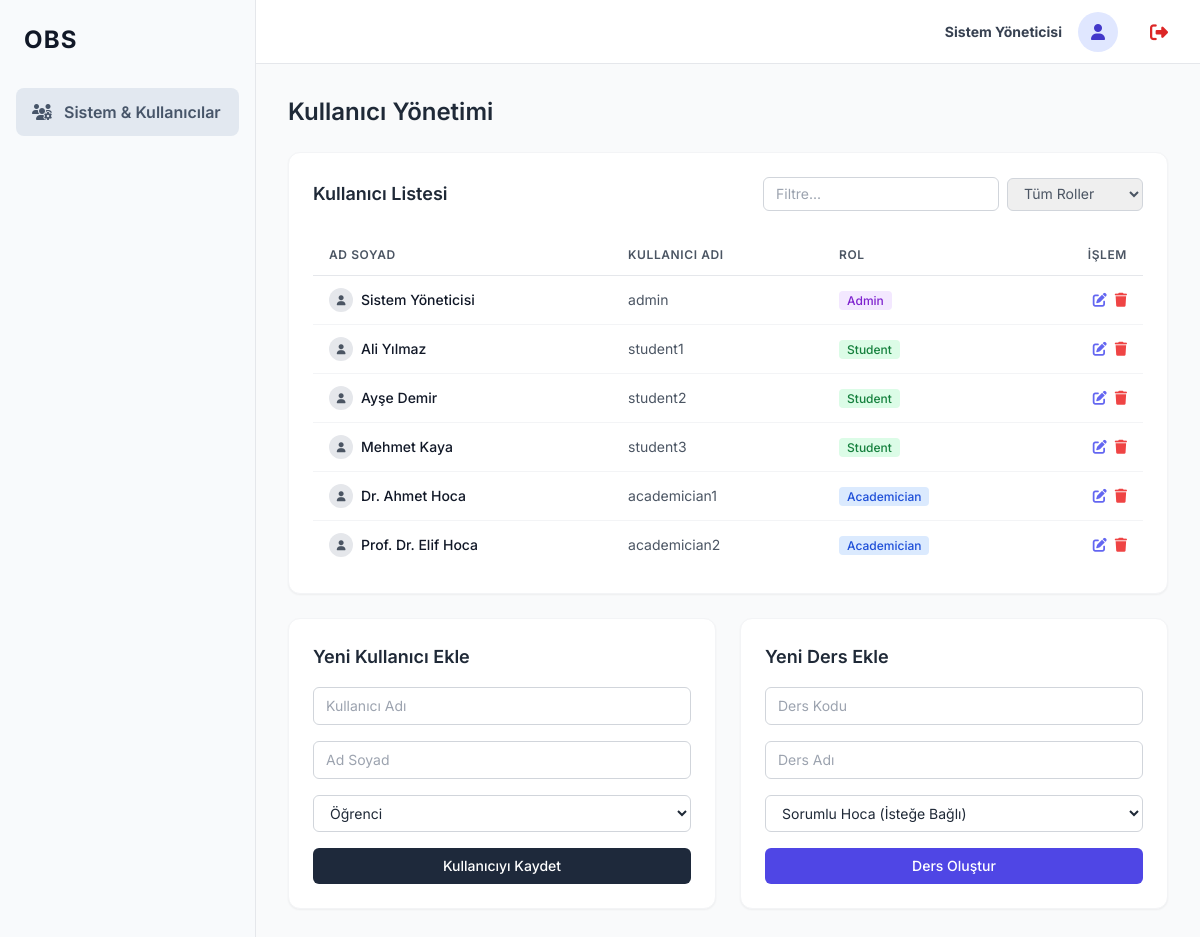
Page /admin_users (signed in) on the committed database.
### models.py (models this page shows)
class User(db.Model, UserMixin):
    __tablename__ = 'user'
    id = db.Column(db.Integer, primary_key=True)
    username = db.Column(db.String(50), unique=True, nullable=False)
    password_hash = db.Column(db.String(255), nullable=False)
    role = db.Column(db.String(20), nullable=False) # 'admin', 'academician', 'student'
    name = db.Column(db.String(100), nullable=False)
    courses_taught = db.relationship('Course', backref='academician', lazy=True)
    enrollments = db.relationship('Enrollment', backref='student', lazy=True)

### app.py (the view)
@app.route('/admin_users')
@login_required
def admin_users():
    if current_user.role != 'admin':
        return "Yetkisiz Erişim", 403
    users = User.query.all()
    academicians = User.query.filter_by(role='academician').all()
    return render_template('admin_users.html', users=users, academicians=academicians)

### app.py (called while the page is built)
@login_manager.user_loader
def load_user(user_id):
    return User.query.get(int(user_id))

### templates/admin_users.html (shortened to what this page needs)
{% extends 'base.html' %}
{% block content %}
<div class="mb-6 flex justify-between items-center">
    <h2 class="text-2xl font-semibold text-gray-800">Kullanıcı Yönetimi</h2>
</div>
<div class="space-y-6">
    <div class="bg-white rounded-xl shadow-sm border border-gray-100 p-6">
        <div class="flex flex-wrap justify-between items-center mb-6 gap-4">
            <h3 class="text-lg font-semibold text-gray-800">Kullanıcı Listesi</h3>
            <div class="flex items-center gap-2">
                <input type="text" placeholder="Filtre..." class="border border-gray-300 rounded-md py-1.5 px-3 text-sm focus:outline-none focus:ring-1 focus:ring-indigo-500">
                <select class="border border-gray-300 rounded-md py-1.5 px-3 text-sm text-gray-600 focus:outline-none focus:ring-1 focus:ring-indigo-500">
                    <option>Tüm Roller</option>
                </select>
            </div>
        </div>
        <div class="overflow-x-auto">
            <table class="w-full text-left border-collapse">
                <thead>
                    <tr class="border-b border-gray-200">
                        <th class="py-3 px-4 text-xs font-semibold text-gray-600 uppercase tracking-wider">Ad Soyad</th>
                        <th class="py-3 px-4 text-xs font-semibold text-gray-600 uppercase tracking-wider">Kullanıcı Adı</th>
                        <th class="py-3 px-4 text-xs font-semibold text-gray-600 uppercase tracking-wider">Rol</th>
                        <th class="py-3 px-4 text-right text-xs font-semibold text-gray-600 uppercase tracking-wider">İşlem</th>
                    </tr>
                </thead>
                <tbody class="divide-y divide-gray-100">
                    {% for user in users %}
                    <tr class="hover:bg-gray-50 transition">
                        <td class="py-3 px-4 text-sm font-medium text-gray-900">
                            <div class="flex items-center gap-2">
                                <div class="w-6 h-6 rounded-full bg-gray-200 flex items-center justify-center text-[10px] text-gray-600"><i class="fa-solid fa-user"></i></div>
                                {{ user.name }}
                            </div>
                        </td>
                        <td class="py-3 px-4 text-sm text-gray-600">{{ user.username }}</td>
                        <td class="py-3 px-4 text-sm text-gray-600">
                            <span class="px-2 py-0.5 rounded text-xs font-medium
                                {% if user.role == 'admin' %}bg-purple-100 text-purple-700
                                {% elif user.role == 'academician' %}bg-blue-100 text-blue-700
                                {% else %}bg-green-100 text-green-700{% endif %}">
                                {{ user.role|capitalize }}
                            </span>
                        </td>
                        <td class="py-3 px-4 text-right text-sm">
                            <div class="flex justify-end gap-2">
                                <button type="button" onclick="openEditModal('{{ user.id }}', '{{ user.username }}', '{{ user.name }}', '{{ user.role }}')" class="text-indigo-500 hover:text-indigo-700 transition" title="Düzenle">
                                    <i class="fa-solid fa-pen-to-square"></i>
                                </button>
                                <form method="POST" action="{{ url_for('delete_user', user_id=user.id) }}" onsubmit="return confirm('Silmek istediğinize emin misiniz?');">
                                    <button type="submit" class="text-red-500 hover:text-red-700 transition" title="Sil">
                                        <i class="fa-solid fa-trash"></i>
                                    </button>
                                </form>
                            </div>
                        </td>
                    </tr>
                    {% endfor %}
                </tbody>
            </table>
        </div>
    </div>
    <div class="grid grid-cols-1 md:grid-cols-2 gap-6">
        <div class="bg-white rounded-xl shadow-sm border border-gray-100 p-6">
            <h3 class="text-lg font-semibold text-gray-800 mb-4">Yeni Kullanıcı Ekle</h3>
            <form method="POST" action="{{ url_for('add_user') }}" class="space-y-4">
                <div>
                    <input type="text" name="username" placeholder="Kullanıcı Adı" required class="w-full border border-gray-300 rounded-md py-2 px-3 text-sm focus:outline-none focus:ring-1 focus:ring-indigo-500">
                </div>
                <div>
                    <input type="text" name="name" placeholder="Ad Soyad" required class="w-full border border-gray-300 rounded-md py-2 px-3 text-sm focus:outline-none focus:ring-1 focus:ring-indigo-500">
                </div>
                <div>
                    <select name="role" class="w-full border border-gray-300 rounded-md py-2 px-3 text-sm bg-white focus:outline-none focus:ring-1 focus:ring-indigo-500">
                        <option value="student">Öğrenci</option>
                    </select>
                </div>
                <button type="submit" class="w-full bg-[#1e293b] text-white rounded-md py-2 text-sm font-medium hover:bg-slate-700 transition">Kullanıcıyı Kaydet</button>
            </form>
        </div>
        <div class="bg-white rounded-xl shadow-sm border border-gray-100 p-6">
            <h3 class="text-lg font-semibold text-gray-800 mb-4">Yeni Ders Ekle</h3>
            <form method="POST" action="{{ url_for('add_course') }}" class="space-y-4">
                <div>
                    <input type="text" name="code" placeholder="Ders Kodu" required class="w-full border border-gray-300 rounded-md py-2 px-3 text-sm focus:outline-none focus:ring-1 focus:ring-indigo-500">
                </div>
                <div>
                    <input type="text" name="name" placeholder="Ders Adı" required class="w-full border border-gray-300 rounded-md py-2 px-3 text-sm focus:outline-none focus:ring-1 focus:ring-indigo-500">
                </div>
                <div>
                    <select name="academician_id" class="w-full border border-gray-300 rounded-md py-2 px-3 text-sm bg-white focus:outline-none focus:ring-1 focus:ring-indigo-500">
                        <option value="">Sorumlu Hoca (İsteğe Bağlı)</option>
                    </select>
                </div>
                <button type="submit" class="w-full bg-indigo-600 text-white rounded-md py-2 text-sm font-medium hover:bg-indigo-700 transition">Ders Oluştur</button>
            </form>
        </div>
    </div>
</div>
{% endblock %}

### templates/base.html (shortened to what this page needs)
<!DOCTYPE html>
<html lang="tr">
<head>
    <script src="https://cdn.tailwindcss.com"></script>
    <link rel="stylesheet" href="https://cdnjs.cloudflare.com/ajax/libs/font-awesome/6.4.0/css/all.min.css">
</head>
<body class="text-gray-800 min-h-screen flex">
    {% if current_user.is_authenticated %}
    <aside class="sidebar w-64 flex-shrink-0 hidden md:flex flex-col min-h-screen">
        <div class="p-6">
            <h1 class="text-2xl font-bold text-gray-900 tracking-wider">OBS</h1>
        </div>
        <nav class="flex-1 px-4 py-2 space-y-1">
            {% if current_user.role == 'student' %}
                <a href="{{ url_for('student_dashboard') }}" class="menu-item {% if request.endpoint == 'student_dashboard' %}active-menu{% endif %}">
                    <i class="fa-solid fa-book w-5 text-center"></i> Derslerim
                </a>
            {% elif current_user.role == 'admin' %}
                <a href="{{ url_for('admin_users') }}" class="menu-item {% if request.endpoint == 'admin_users' %}active-menu{% endif %}">
                    <i class="fa-solid fa-users-gear w-5 text-center"></i> Sistem & Kullanıcılar
                </a>
            {% endif %}
        </nav>
    </aside>
    <div class="flex-1 flex flex-col min-h-screen overflow-hidden">
        <header class="bg-white border-b border-gray-200 h-16 flex items-center justify-between px-6 lg:px-8">
            <div class="flex items-center gap-4">
                <div class="text-sm font-semibold text-gray-700 text-right">
                    <div class="font-bold">{{ current_user.name }}</div>
                </div>
                <div class="h-10 w-10 rounded-full bg-indigo-100 flex items-center justify-center text-indigo-700 font-bold overflow-hidden">
                    <i class="fa-solid fa-user"></i>
                </div>
                <a href="{{ url_for('logout') }}" class="ml-4 text-sm text-red-600 hover:text-red-800 font-medium transition" title="Çıkış Yap">
                    <i class="fa-solid fa-right-from-bracket text-lg"></i>
                </a>
            </div>
        </header>
        <main class="flex-1 overflow-y-auto bg-gray-50 p-6 lg:p-8">
            <div class="max-w-7xl mx-auto">
                {% block content %}{% endblock %}
            </div>
        </main>
    </div>
    {% endif %}
</body>
</html>

### templates/base.html (style rules this page uses)
body { font-family: 'Inter', sans-serif; background-color: #f3f4f6; }
.sidebar { background-color: #f8fafc; border-right: 1px solid #e5e7eb; }
.active-menu { background-color: #e2e8f0; font-weight: 600; color: #1e293b; border-radius: 0.5rem; }
.menu-item { color: #475569; padding: 0.75rem 1rem; border-radius: 0.5rem; margin-bottom: 0.25rem; display: flex; align-items: center; gap: 0.75rem; transition: background-color 0.2s; }

### rows in the picture
User: name "Sistem Yöneticisi", username "admin", role "Admin"
User: name "Ali Yılmaz", username "student1", role "Student"
User: name "Ayşe Demir", username "student2", role "Student"
User: name "Mehmet Kaya", username "student3", role "Student"
User: name "Dr. Ahmet Hoca", username "academician1", role "Academician"
User: name "Prof. Dr. Elif Hoca", username "academician2", role "Academician"
